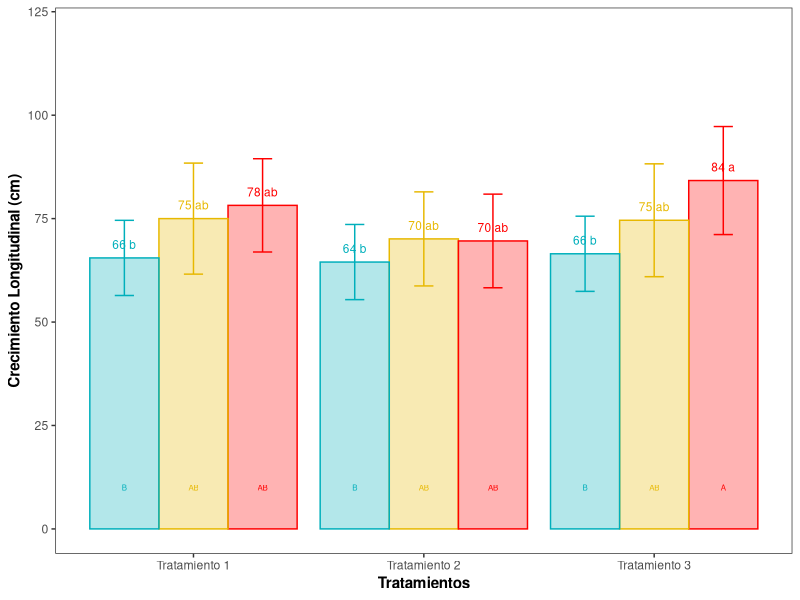
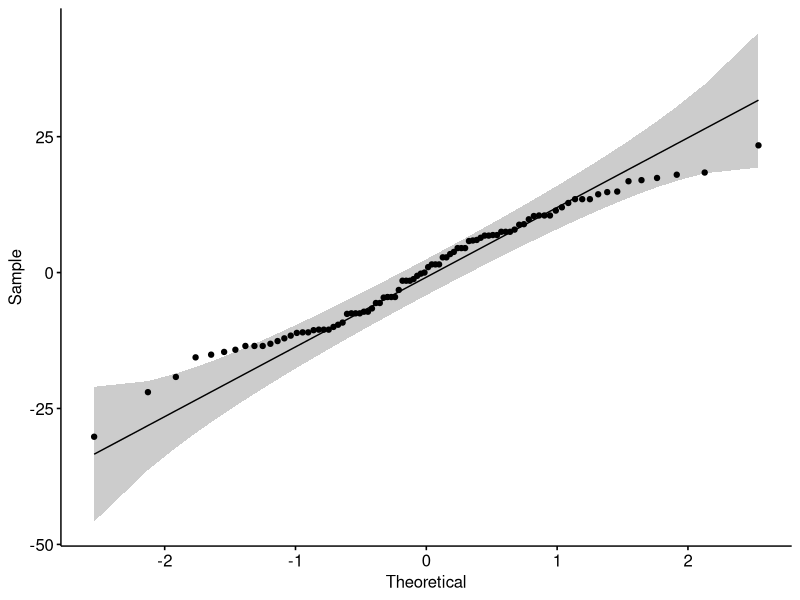
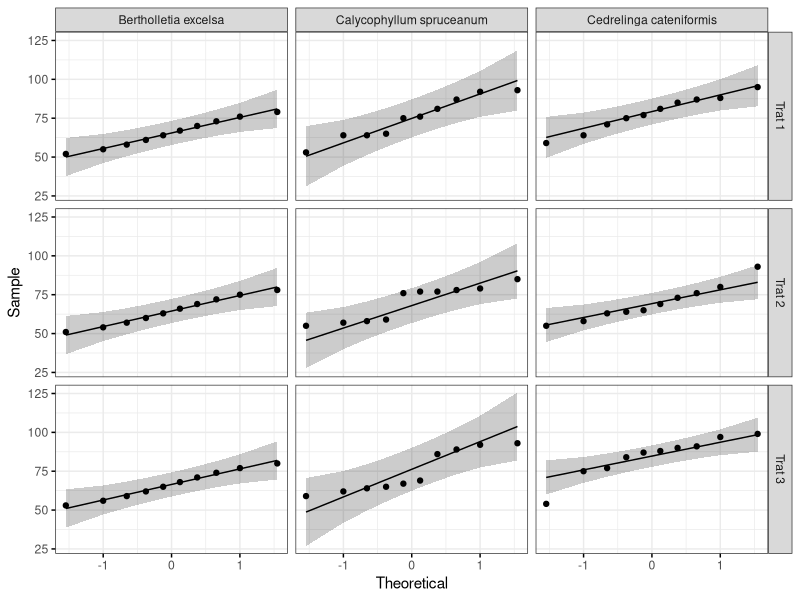
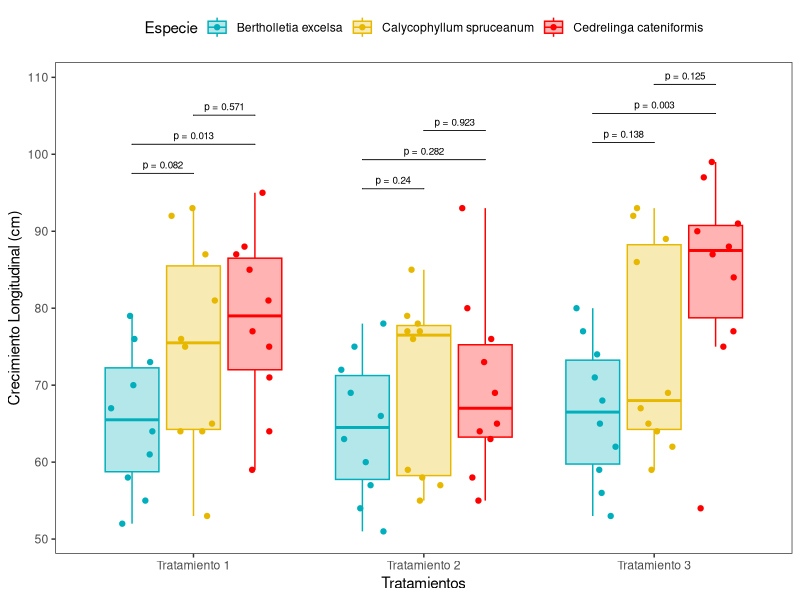
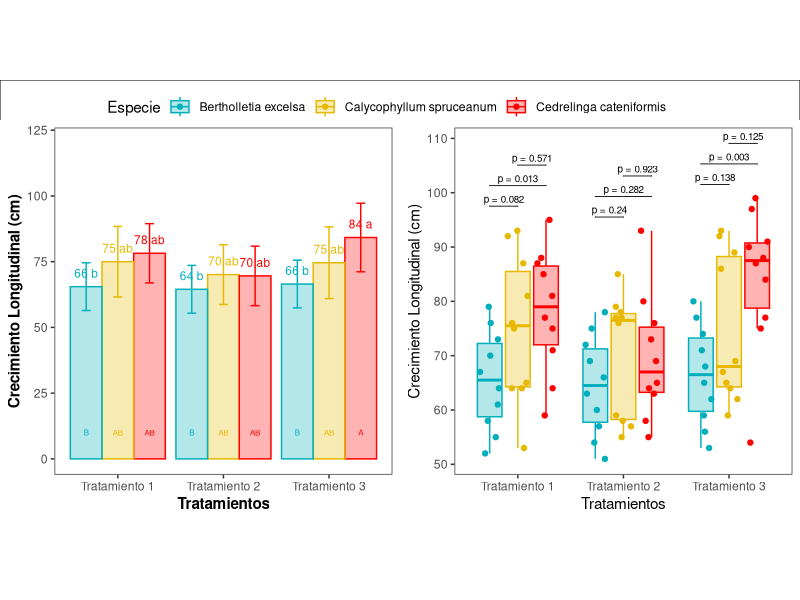
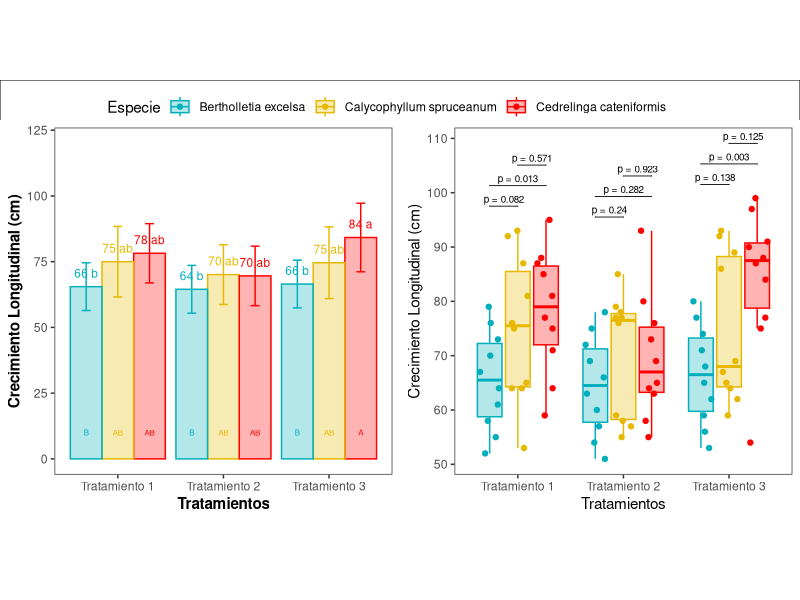

The R source for these figures, in order:

library(openxlsx)
library(ggplot2)
library(ggthemes)
library(multcompView)
library(dplyr)
DatosDCA <- data.frame(Especie=c("Bertholletia excelsa","Bertholletia excelsa","Bertholletia excelsa","Bertholletia excelsa","Bertholletia excelsa","Bertholletia excelsa","Bertholletia excelsa","Bertholletia excelsa","Bertholletia excelsa","Bertholletia excelsa","Bertholletia excelsa","Bertholletia excelsa","Bertholletia excelsa","Bertholletia excelsa","Bertholletia excelsa","Bertholletia excelsa","Bertholletia excelsa","Bertholletia excelsa","Bertholletia excelsa","Bertholletia excelsa","Bertholletia excelsa","Bertholletia excelsa","Bertholletia excelsa","Bertholletia excelsa","Bertholletia excelsa","Bertholletia excelsa","Bertholletia excelsa","Bertholletia excelsa","Bertholletia excelsa","Bertholletia excelsa",
                                       "Calycophyllum spruceanum","Calycophyllum spruceanum","Calycophyllum spruceanum","Calycophyllum spruceanum","Calycophyllum spruceanum","Calycophyllum spruceanum","Calycophyllum spruceanum","Calycophyllum spruceanum","Calycophyllum spruceanum","Calycophyllum spruceanum","Calycophyllum spruceanum","Calycophyllum spruceanum","Calycophyllum spruceanum","Calycophyllum spruceanum","Calycophyllum spruceanum","Calycophyllum spruceanum","Calycophyllum spruceanum","Calycophyllum spruceanum","Calycophyllum spruceanum","Calycophyllum spruceanum","Calycophyllum spruceanum","Calycophyllum spruceanum","Calycophyllum spruceanum","Calycophyllum spruceanum","Calycophyllum spruceanum","Calycophyllum spruceanum","Calycophyllum spruceanum","Calycophyllum spruceanum","Calycophyllum spruceanum","Calycophyllum spruceanum",
                                       "Cedrelinga cateniformis","Cedrelinga cateniformis","Cedrelinga cateniformis","Cedrelinga cateniformis","Cedrelinga cateniformis","Cedrelinga cateniformis","Cedrelinga cateniformis","Cedrelinga cateniformis","Cedrelinga cateniformis","Cedrelinga cateniformis","Cedrelinga cateniformis","Cedrelinga cateniformis", "Cedrelinga cateniformis","Cedrelinga cateniformis","Cedrelinga cateniformis","Cedrelinga cateniformis","Cedrelinga cateniformis","Cedrelinga cateniformis","Cedrelinga cateniformis","Cedrelinga cateniformis","Cedrelinga cateniformis","Cedrelinga cateniformis","Cedrelinga cateniformis","Cedrelinga cateniformis","Cedrelinga cateniformis","Cedrelinga cateniformis","Cedrelinga cateniformis","Cedrelinga cateniformis","Cedrelinga cateniformis","Cedrelinga cateniformis"),
                       Trata =c("Trat 1", "Trat 1", "Trat 1", "Trat 1","Trat 1", "Trat 1", "Trat 1", "Trat 1", "Trat 1", "Trat 1", "Trat 2", "Trat 2", "Trat 2", "Trat 2",  "Trat 2", "Trat 2", "Trat 2", "Trat 2","Trat 2", "Trat 2", "Trat 3", "Trat 3", "Trat 3", "Trat 3","Trat 3", "Trat 3", "Trat 3", "Trat 3","Trat 3", "Trat 3",
                                "Trat 1", "Trat 1", "Trat 1", "Trat 1","Trat 1", "Trat 1", "Trat 1", "Trat 1", "Trat 1", "Trat 1", "Trat 2", "Trat 2", "Trat 2", "Trat 2",  "Trat 2", "Trat 2", "Trat 2", "Trat 2","Trat 2", "Trat 2", "Trat 3", "Trat 3", "Trat 3", "Trat 3","Trat 3", "Trat 3", "Trat 3", "Trat 3","Trat 3", "Trat 3",
                                "Trat 1", "Trat 1", "Trat 1", "Trat 1","Trat 1", "Trat 1", "Trat 1", "Trat 1", "Trat 1", "Trat 1", "Trat 2", "Trat 2", "Trat 2", "Trat 2",  "Trat 2", "Trat 2", "Trat 2", "Trat 2","Trat 2", "Trat 2", "Trat 3", "Trat 3", "Trat 3", "Trat 3","Trat 3", "Trat 3", "Trat 3", "Trat 3","Trat 3", "Trat 3"),
                       Adsorcion = c(52,55,58,61,64,67,70,73,76,79,51,54,57,60,63,66,69,72,75,78,53,56,59,62,65,68,71,74,77,80,
                                     81, 65, 64, 53, 92 ,93, 87, 64, 75, 76, 77, 55, 77, 78, 59, 79, 85, 58, 76, 57, 92, 59,69, 86, 64, 67, 93, 89, 62, 65,
                                     95, 87, 85, 88, 71, 77, 75, 64, 81, 59, 65, 76, 69, 93, 73,58, 64, 63, 55, 80, 97, 75, 99, 88, 90, 87, 91, 84, 77, 54))

DatosDCA

summary(DatosDCA$Adsorcion[1:10])  #Físico
summary(DatosDCA$Adsorcion[10:20])       #Alcalino
summary(DatosDCA$Adsorcion[20:30])     #Acido

summary(DatosDCA$Adsorcion[30:40])     #Físico
summary(DatosDCA$Adsorcion[40:50])   #Alcalino
summary(DatosDCA$Adsorcion[50:60])    #Acido

summary(DatosDCA$Adsorcion[60:70])      #Físico
summary(DatosDCA$Adsorcion[70:80])     #Alcalino
summary(DatosDCA$Adsorcion[80:90])     #Acido
DatosDCA$Trata = iconv(DatosDCA$Trata, from = "UTF-8", to= "latin1")


fit<-aov(Adsorcion~Trata, data=DatosDCA[1:90, 1:3])
summary(fit)

#Normalidad de los residuos
#Para verificar la normalidad de los residuos utilizaremos la prueba de Shapiro-Wilks cuyo script es el siguiente:
shapiro.test(residuals(fit))
#NO SON NORMALES

#Homocedasticidad de varianzas
#Para verificar el supuesto de homocedasticidad de las varianzas utilizaremos la prueba de Bartlett script es el siguiente:
bartlett.test(Adsorcion~Trata, data=DatosDCA)



anova <- aov( Adsorcion ~ Especie*Trata, data = DatosDCA)
summary(anova)

data_summary <- group_by(DatosDCA, Especie, Trata) %>%
  summarise(mean=mean( Adsorcion), sd=sd( Adsorcion)) %>%
  arrange(desc(mean))

tukey <- TukeyHSD(anova)

tukey.cld <- multcompLetters4(anova, tukey)


cld <- as.data.frame.list(tukey.cld$`Especie:Trata`)
data_summary$Tukey <- cld$Letters
data_summary


Creci_castaña_bar = ggplot(data_summary, aes(x = factor(Trata ), y = mean, fill = Especie , colour = Especie )) + 
  geom_bar(stat = "identity", position = "dodge", alpha = 0.3)  +
  geom_errorbar(aes(ymin=mean-sd, ymax=mean+sd), position = position_dodge(0.9), width = 0.25) +
  labs(x="Tratamientos", y="Crecimiento Longitudinal (cm)") +
  theme_bw() + 
  theme(legend.position = "none",
        panel.background = element_rect(fill = NA),
        panel.grid.major = element_blank(), panel.grid.minor = element_blank(),
        axis.title.x = element_text(color="black",face="bold"),
        axis.title.y = element_text(color="black", face="bold"))+
  geom_text(label=paste(round(data_summary$mean),data_summary$Tukey), position = position_dodge(0.90), size = 3,
            vjust=-1, hjust=0.5)+
  
  ylim(0, 120) +
  geom_text(aes(label=c("A","AB","AB","AB","AB","AB", "B","B","B"), y = 10), position = position_dodge(0.90), show.legend = FALSE, size = 2)+
  scale_fill_manual(values = c("#00AFBB", "#E7B800", "red"))+
  scale_color_manual(values = c("#00AFBB", "#E7B800", "red"))+
  scale_x_discrete(limit = c("Trat 1", "Trat 2","Trat 3"),
                   labels = c("Tratamiento 1","Tratamiento 2","Tratamiento 3"))
Creci_castaña_bar



library(tidyverse)
library(ggpubr)
library(rstatix)

DatosDCA
# Build the linear model
model  <- lm(Adsorcion ~ Trata*Especie,
             data = DatosDCA)
# Create a QQ plot of residuals
ggqqplot(residuals(model))
         
# Calcular la prueba de normalidad de Shapiro-Wilk
shapiro_test(residuals(model))

DatosDCA %>%
  group_by(Trata , Especie) %>%
  shapiro_test(Adsorcion)

ggqqplot(DatosDCA, "Adsorcion", ggtheme = theme_bw()) +
  facet_grid(Trata ~ Especie)

#Suposición de homogeneidad de la varianza
DatosDCA %>% levene_test(Adsorcion ~ Trata*Especie)

res.aov <- DatosDCA%>% anova_test(Adsorcion ~ Trata*Especie)
res.aov

# Agrupar los datos por tratamiento y ajustar el anova
model <- lm(Adsorcion ~ Trata * Especie, data = DatosDCA)
DatosDCA %>%
  group_by(Trata) %>%
  anova_test(Adsorcion ~ Especie, error = model)

# comparaciones por pares
library(emmeans)
pwc <- DatosDCA %>% 
  group_by(Trata) %>%
  emmeans_test(Adsorcion ~ Especie, p.adjust.method = "bonferroni") 
pwc



DatosDCA

stat.test <- DatosDCA %>%
  group_by(Trata) %>%
  t_test(Adsorcion ~ Especie) %>%
  adjust_pvalue(method = "bonferroni") %>%
  add_significance("p.adj")
stat.test

# Añadir valores p a los gráficos de caja
stat.test <- stat.test %>% add_xy_position(x = "Trata", dodge = 0.8)


# Create a box plot
Creci_castaña_box= ggboxplot(
  DatosDCA, x = "Trata", y = "Adsorcion", add = c("jitter"),fill = "Especie",alpha=0.3,
  color = "Especie", palette = c("#00AFBB", "#E7B800", "red"),
  )+ 
  stat_pvalue_manual(
    stat.test,  label = "p = {p}", tip.length = 0,size = 2.5)+
  theme_bw()+
  scale_shape_discrete (guide =
                         guide_legend(label.theme = element_text(angle = 0, face = "italic")))+
  theme(legend.position = "top",
        panel.grid.major = element_blank(), panel.grid.minor = element_blank())+
  labs(x="Tratamientos", y="Crecimiento Longitudinal (cm)") +
  scale_x_discrete(limit = c("Trat 1", "Trat 2","Trat 3"),
                   labels = c("Tratamiento 1","Tratamiento 2","Tratamiento 3"))



Creci_castaña_box

library(ggpubr)
legend <- get_legend(Creci_castaña_box)

Creci_castaña_box_final = Creci_castaña_box +  theme(legend.position = "none")

library(cowplot)
Expo = ggdraw() +
  coord_equal(xlim = c(0, 30), ylim = c(0, 16.5), expand = FALSE) +
  
  draw_plot(Creci_castaña_bar , width = 15, height = 15,x = 0, y = 0)+
  draw_plot(Creci_castaña_box_final, width = 15, height = 15,x = 15, y = 0)+
  
  draw_plot(legend , width = 5, height = 5,x = 12, y = 13)+
  
  
  theme(panel.background = element_rect(fill = "white"))


Expo 

ggsave(plot=Expo ,"Grafico de anova de dos factores.png",units = "cm",width = 30, #ancho
       height = 16.5, #alargo
       dpi=1200)
